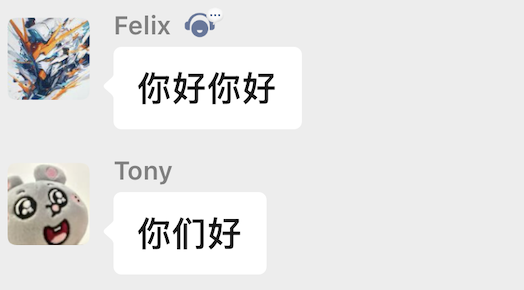
#> input picture real_example/real_example_of_connection_with_others.png, 524 x 290 px
$ python -i main.py   (imports and definitions only)
#> lines starting #> are read from the running program, lines starting #| are printed output that depends on the picture; after the words box and inside, x2 and y2 are one past the last pixel; in counts of white or black regions, pixels touching at a corner belong together
#> further down, picture is the input picture: shape (290, 524, 3); mean B, G, R 228.6, 229, 229.4
import cv2
import numpy as np
import sys
import os
import math
from typing import List, Tuple, Dict, Optional, Any
from dataclasses import dataclass, field
from PIL import Image, ImageDraw, ImageFont

# --- CONSTANTS & CONFIG ---
DRAW_DEBUG = False
DRAW_CONTENT_BOX = False
DRAW_BUBBLE_BOX = False
KEEP_BUBBLE_TEXT_READABLE = True
DEFAULT_MIRRORED_BUBBLE_FILL = (255, 255, 255)
NICKNAME_FONT_SCALE = 1.5

# --- DATA CLASSES ---
@dataclass
class AvatarContentResult:
    contentRect: Tuple[int, int, int, int] = (0, 0, 0, 0)
    visibleMask: Optional[np.ndarray] = None

@dataclass
class AvatarInfo:
    outerRect: Tuple[int, int, int, int] = (0, 0, 0, 0)
    contentRectInPatch: Tuple[int, int, int, int] = (0, 0, 0, 0)
    patch: Optional[np.ndarray] = None
    visibleMask: Optional[np.ndarray] = None

@dataclass
class BubbleInfo:
    outerRect: Tuple[int, int, int, int] = (0, 0, 0, 0)
    patch: Optional[np.ndarray] = None
    visibleMask: Optional[np.ndarray] = None
    fillColor: Tuple[float, float, float] = (0, 0, 0)
    bodyRectInPatch: Tuple[int, int, int, int] = (0, 0, 0, 0)
    contentRectInPatch: Tuple[int, int, int, int] = (0, 0, 0, 0)
    contentPatch: Optional[np.ndarray] = None
    contentMask: Optional[np.ndarray] = None
    pasteMaskFull: Optional[np.ndarray] = None
    eraseMaskFull: Optional[np.ndarray] = None
    bodyMaskFull: Optional[np.ndarray] = None
    searchMaskFull: Optional[np.ndarray] = None
    coreMaskFull: Optional[np.ndarray] = None
    looseMaskFull: Optional[np.ndarray] = None
    hasContent: bool = False

@dataclass
class BubbleContentResult:
    bodyRect: Tuple[int, int, int, int] = (0, 0, 0, 0)
    contentRect: Tuple[int, int, int, int] = (0, 0, 0, 0)
    visibleMask: Optional[np.ndarray] = None
    pasteMaskFull: Optional[np.ndarray] = None
    eraseMaskFull: Optional[np.ndarray] = None
    bodyMaskFull: Optional[np.ndarray] = None
    searchMaskFull: Optional[np.ndarray] = None
    coreMaskFull: Optional[np.ndarray] = None
    looseMaskFull: Optional[np.ndarray] = None

@dataclass
class PlacedMask:
    rect: Tuple[int, int, int, int] = (0, 0, 0, 0)
    mask: Optional[np.ndarray] = None

@dataclass
class ProcessOptions:
    withNickname: bool = False
    nickname: str = ""

@dataclass
class NicknameReferenceStyle:
    valid: bool = False
    color: Tuple[float, float, float] = (133, 133, 133)
    fontHeight: int = 24
    latinFontHeight: int = 24
    textXOffsetFromAvatarRight: int = 29
    textTopOffsetFromAvatarTop: int = -2
    bubbleXOffsetFromAvatarRight: int = 17
    bubbleYOffsetFromAvatarTop: int = 29
    nicknameToBubbleGap: int = 4
    blockGapY: int = 8
    referenceAvatarSize: int = 95
    latinFontPath: str = ""
    cjkFontPath: str = ""
    latinFontIndex: int = 0
    cjkFontIndex: int = 0
    referenceBubbleX: int = -1
    referenceNicknameX: int = -1

@dataclass
class NicknameTextRenderer:
    latin: Optional[ImageFont.FreeTypeFont] = None
    cjk: Optional[ImageFont.FreeTypeFont] = None

# --- UTILITY MATH/RECT FUNCTIONS ---
def rect_area(r: Tuple[int, int, int, int]) -> int:
    return max(0, r[2]) * max(0, r[3])

# [13 lines left out: functions rect_and, rect_or, not called in this run]

def expandRect(r: Tuple[int, int, int, int], pad: int, size: Tuple[int, int]) -> Tuple[int, int, int, int]:
    r_expanded = (r[0] - pad, r[1] - pad, r[2] + 2 * pad, r[3] + 2 * pad)
    return rect_and(r_expanded, (0, 0, size[0], size[1]))

# [5 lines left out: function insetRect, not called in this run]

def expandRectAsym(r: Tuple[int, int, int, int], left: int, top: int, right: int, bottom: int, size: Tuple[int, int]) -> Tuple[int, int, int, int]:
    r_expanded = (r[0] - left, r[1] - top, r[2] + left + right, r[3] + top + bottom)
    return rect_and(r_expanded, (0, 0, size[0], size[1]))

# [87 lines left out: functions bboxFromMaskPeakThreshold, boundingRectOfMask, leftmostMaskXInBand, hasAsciiLowercase, looksLikeAvatar, estimateBackgroundFromCorners and 1 more, not called in this run]

# --- AVATAR & BUBBLE DETECTION ---
import functools

# [55 lines left out: functions extractWhiteBubbleMask, findRightGreenBubbles, not called in this run]

def findLeftWhiteBubbles(img: np.ndarray) -> List[Tuple[int, int, int, int]]:
    bubbles = []
    if img is None or img.size == 0: return bubbles
    hsv = cv2.cvtColor(img, cv2.COLOR_BGR2HSV)
#> hsv: shape (290, 524, 3); mean H, S, V 5.4, 4.5, 230.3
    whiteMask = cv2.inRange(hsv, np.array([0, 0, 215]), np.array([180, 42, 255]))
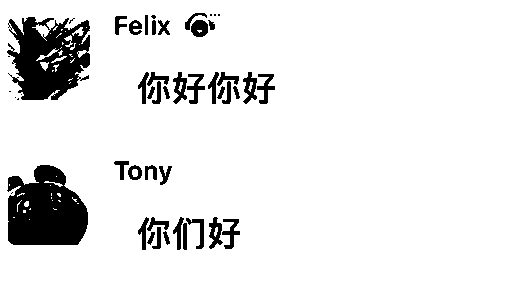
#> whiteMask: shape (290, 524); 90.7% white; 49 black regions (11 under 20 px), largest, box (x1, y1, x2, y2) and area: (7, 165, 88, 245) 4921, (7, 17, 90, 100) 4559, (173, 72, 187, 104) 243
    kernel3 = cv2.getStructuringElement(cv2.MORPH_RECT, (3, 3))
    kernel5 = cv2.getStructuringElement(cv2.MORPH_RECT, (5, 5))
    whiteMask = cv2.morphologyEx(whiteMask, cv2.MORPH_OPEN, kernel3)
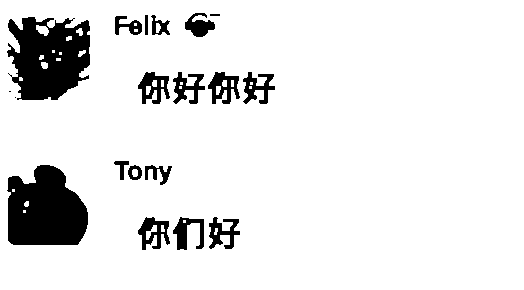
#> whiteMask: shape (290, 524); 90% white; 19 black regions (2 under 20 px), largest, box (x1, y1, x2, y2) and area: (7, 165, 88, 245) 5070, (7, 17, 90, 100) 4998, (208, 72, 240, 104) 553
    whiteMask = cv2.morphologyEx(whiteMask, cv2.MORPH_CLOSE, kernel5)
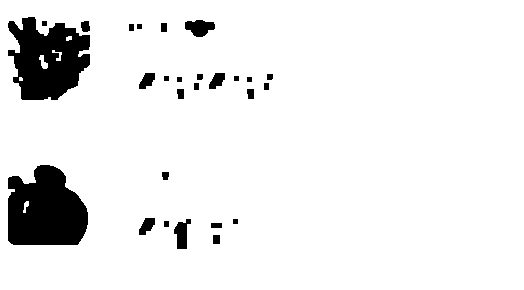
#> whiteMask: shape (290, 524); 92.3% white; 27 black regions, largest, box (x1, y1, x2, y2) and area: (8, 165, 88, 245) 5050, (8, 17, 90, 100) 4631, (185, 20, 215, 37) 353
    contours, _ = cv2.findContours(whiteMask, cv2.RETR_EXTERNAL, cv2.CHAIN_APPROX_SIMPLE)
#> contours = [[[0, 0], [0, 289], [523, 289], [523, 0]]]

    for c in contours:
        x, y, w, h = cv2.boundingRect(c)
        if w * h < 1100: continue
        if w < 42 or h < 24: continue
        if w > img.shape[1] * 0.75: continue
        if x > img.shape[1] * 0.58: continue
        if y < img.shape[0] * 0.06 or y > img.shape[0] * 0.90: continue
        if y < img.shape[0] * 0.18 and w > img.shape[1] * 0.45: continue
        ratio = float(w) / max(1, h)
        if ratio < 0.8 or ratio > 9.5: continue
        bubbles.append((x, y, w, h))
#> this loop made 1 pass
#> (c, x, y, w, h) on pass 1: ([[0, 0], [0, 289], [523, 289], [523, 0]], 0, 0, 524, 290)
#> after the loop, bubbles = []

    def cmp(a, b):
        if abs(a[1] - b[1]) > 8: return -1 if a[1] < b[1] else 1
        return -1 if a[0] < b[0] else (1 if a[0] > b[0] else 0)
    bubbles.sort(key=functools.cmp_to_key(cmp))
    return bubbles

# [118 lines left out: functions findAllAvatars, detectVisibleAvatarContent, buildAvatarInfos, not called in this run]

def contentRectInImage(info: AvatarInfo) -> Tuple[int, int, int, int]:
    return (info.outerRect[0] + info.contentRectInPatch[0], info.outerRect[1] + info.contentRectInPatch[1],
            info.contentRectInPatch[2], info.contentRectInPatch[3])

def contentRectInTargetImage(info: AvatarInfo, targetOuter: Tuple[int, int, int, int]) -> Tuple[int, int, int, int]:
    return (targetOuter[0] + info.contentRectInPatch[0], targetOuter[1] + info.contentRectInPatch[1],
            info.contentRectInPatch[2], info.contentRectInPatch[3])

# [188 lines left out: functions detectAvatarContentRectInImage, buildSolidBubbleMask, buildBubbleInteriorMask, estimateBubbleFillColor, estimateReferenceWhiteBubbleColor, detectBubbleContent and 2 more, not called in this run]

def mirroredBubbleRect(info: BubbleInfo, centerX: int) -> Tuple[int, int, int, int]:
    targetX = 2 * centerX - (info.outerRect[0] + info.outerRect[2])
    return (targetX, info.outerRect[1], info.outerRect[2], info.outerRect[3])

# --- NICKNAME RENDERING ---
# [24 lines left out: functions pickNicknameLatinFontPath, pickNicknameCjkFontPath, not called in this run]

def fontFaceIndexForNicknamePath(fontPath: str) -> int:
    return 11 if "PingFang.ttc" in fontPath else 0

# [95 lines left out: functions detectNicknameRectAboveBubble, estimateNicknameReferenceStyle, not called in this run]

# Since we use PIL for fonts, we implement createNicknameTextRenderer and friends
class PythonNicknameTextRenderer:
    # [21 lines left out: functions __init__, get_font, not called in this run]

def createNicknameTextRenderer(style: NicknameReferenceStyle) -> PythonNicknameTextRenderer:
    return PythonNicknameTextRenderer(style)

# [13 lines left out: function splitNicknameRuns, not called in this run]

def nicknameRunFontHeight(style: NicknameReferenceStyle, asciiRun: bool) -> int:
    return max(1, style.latinFontHeight) if asciiRun else max(1, style.fontHeight)

# [23 lines left out: function measureNicknameRunAtHeight, not called in this run]

def measureNicknameRun(text: str, asciiRun: bool, style: NicknameReferenceStyle, renderer: PythonNicknameTextRenderer) -> Tuple[int, int]:
    return measureNicknameRunAtHeight(text, asciiRun, nicknameRunFontHeight(style, asciiRun), renderer)

# [121 lines left out: functions measureNicknameText, measureNicknameInkHeight, drawNicknameText, measureNicknameInkBounds, not called in this run]

def calibrateNicknameLatinFontHeight(style: NicknameReferenceStyle, renderer: PythonNicknameTextRenderer) -> int:
    return style.fontHeight

def calibrateNicknameStyleHeights(style: NicknameReferenceStyle, renderer: PythonNicknameTextRenderer):
    style.latinFontHeight = calibrateNicknameLatinFontHeight(style, renderer)

# --- CORE PROCESSING ---
# [33 lines left out: functions adaptTextPatchToTargetFill, adaptBubblePatchToTargetFill, not called in this run]

def bubbleBorderColor(fillColor: Tuple[float, float, float]) -> Tuple[float, float, float]:
    return (max(0.0, fillColor[0] - 12.0), max(0.0, fillColor[1] - 12.0), max(0.0, fillColor[2] - 12.0))

# [371 lines left out: functions renderCrispBubbleBase, readableMirroredContentRect, buildMirroredBubblePatch, findReferenceGrayPatchRect, coverRectWithReferencePatch, shiftImageContentDown and 4 more, not called in this run]

# --- CLI ENTRYPOINT ---
# [38 lines not run here, left out]

>>> import cv2
>>> picture = cv2.imread('real_example/real_example_of_connection_with_others.png')
>>> result = findLeftWhiteBubbles(picture)
#> result = []
